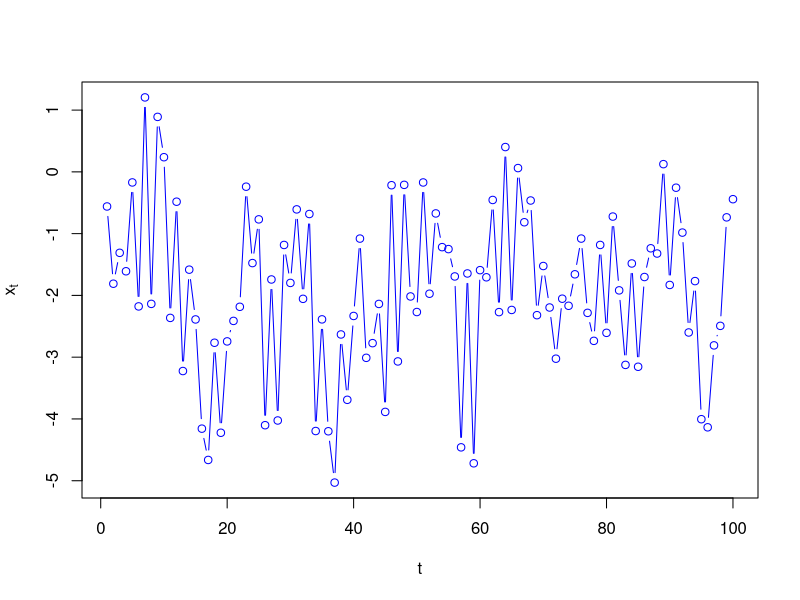
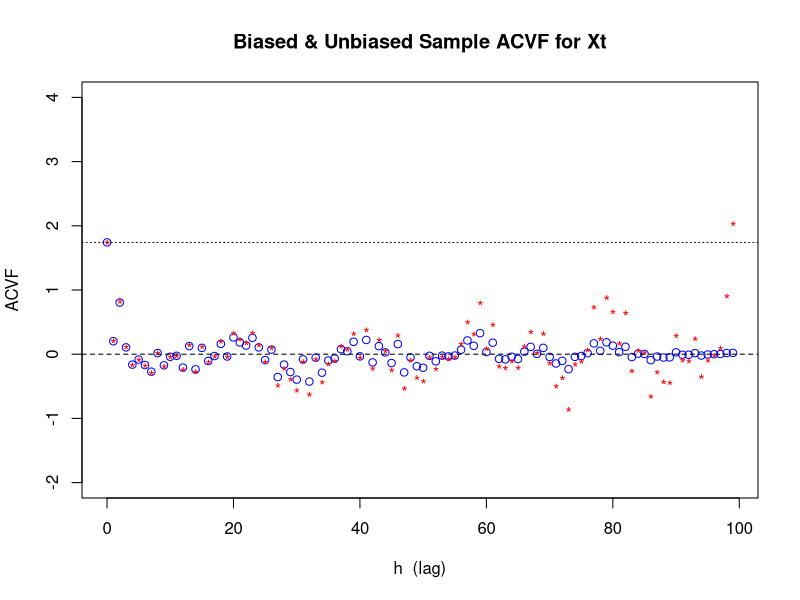
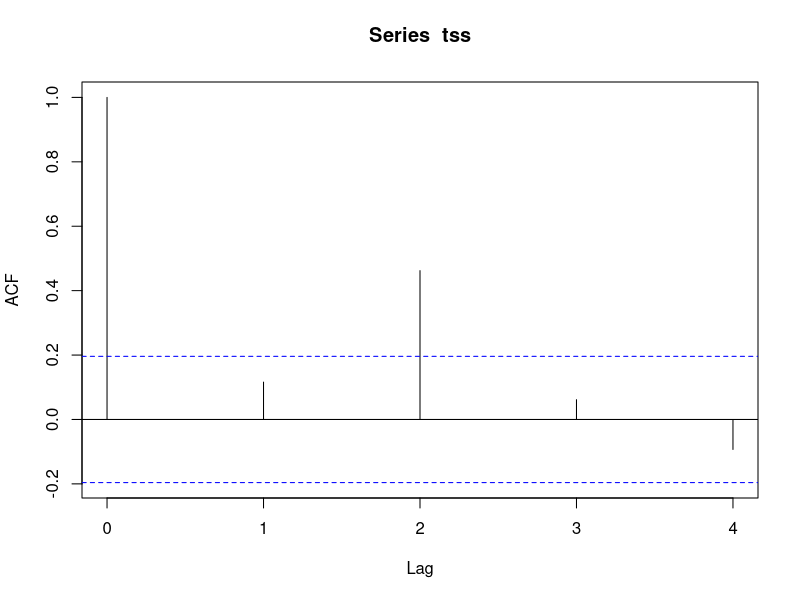
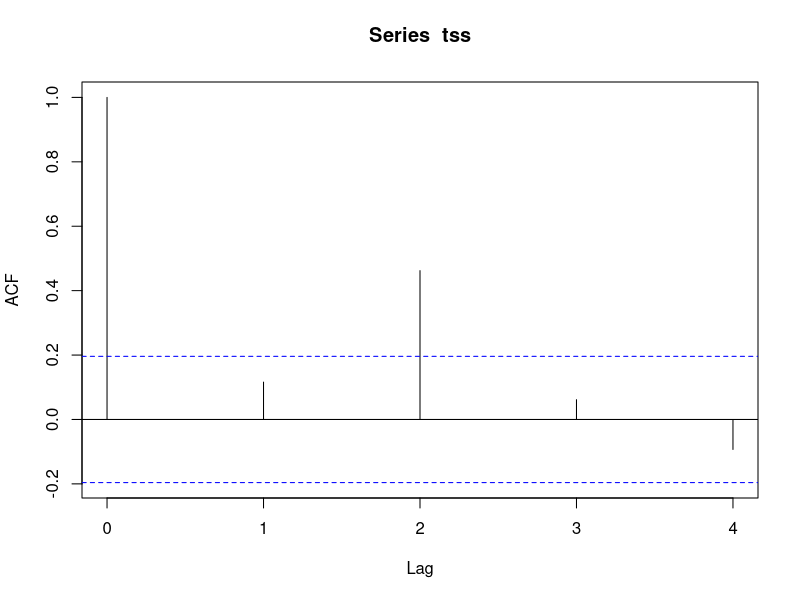
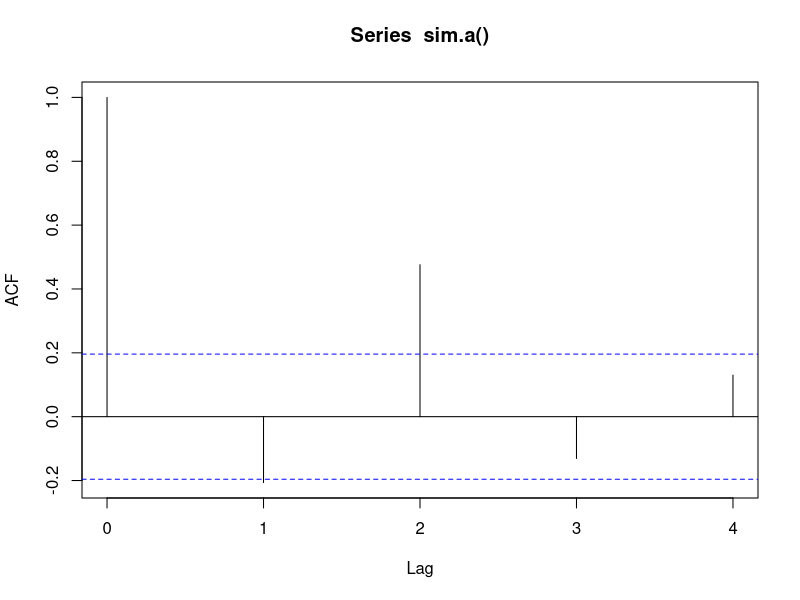
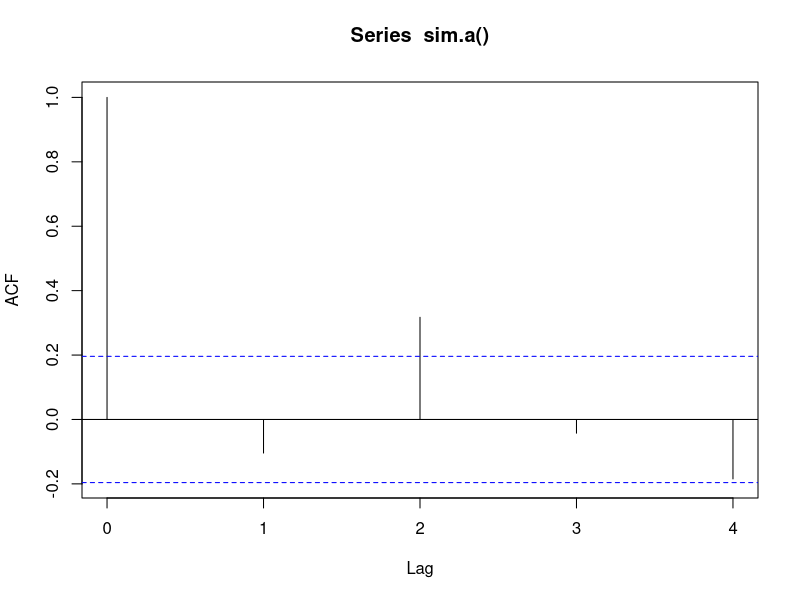
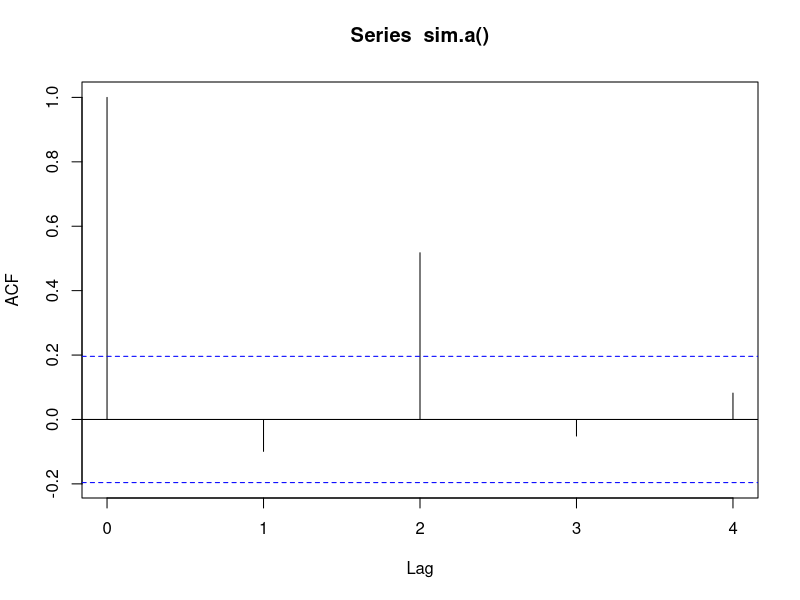
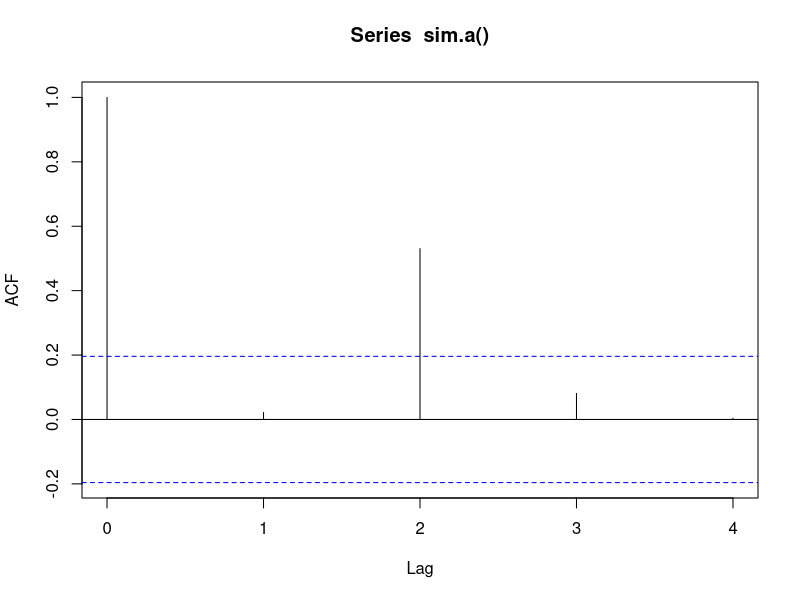

R code for these plots, in order:
## ---- chunk 1
knitr::opts_chunk$set(echo = TRUE)
## ---- chunk 2
sim.a <- function(n=100,a=-2,b=1,c=pi/4)
{
  Zt <- rnorm(n+2)
  a + b*Zt[3:(n+2)] + c*Zt[1:n]
}

sim.b <- function(n=100,a=-3,b=1,c=pi/4)
{
  Zt <- rnorm(n+2,sd=4)
  a + b*Zt[3:(n+2)] + c*Zt[1:n]
}

set.seed(42)
tss <- sim.a()
plot(tss,col="blue",xlab="t",typ="b", ylab=expression(x[t]))


plot.ACVFbiasedVSunbiased <- function(ts, main=NULL,ylims=c(-2,4))
{
    n <- length(ts)
    xs <- 0:(n-1)
    ys <- acf(ts, lag.max=n-1, type="covariance", plot=FALSE)$acf
    plot(xs,ys,typ="p",xlab="h  (lag)",ylab="ACVF",ylim=ylims,col="blue",main=main)
    points(xs,ys*n/(n-(0:(n-1))),pch="*",col="red")
    abline(h=0,lty="dashed")
    abline(h=max(ys),lty="dotted")
}

### overhead VI-11

plot.ACVFbiasedVSunbiased(tss,"Biased & Unbiased Sample ACVF for Xt")

## ---- chunk 3

acf.xt.ts <- acf(tss, lag.max=4, plot=TRUE)$acf


## ---- chunk 4

dup.row<-function(x,n){
   matrix(rep(x,each=n),nrow=n)
}
dup.col <-function(x,n){
   matrix(rep(x,each=n), ncol=n, byrow=TRUE)
}

## ---- chunk 5

#create matrix from vectors
M <- cbind(tss)
#cov(M)



k <- ncol(M) #number of variables
n <- nrow(M) #number of subjects
 
#create means for each column
M_mean <- matrix(data=1, nrow=n) %*% cbind(mean(tss)) 
 
#creates a difference matrix
D <- M - M_mean
 
#creates the covariance matrix
C <- (n-1)^-1* t(D) %*% D
## ---- chunk 6

#create matrix from vectors
as.vector(acf(tss, lag.max=4, plot=TRUE)$acf[2:5])

acf.tss.1 <- as.vector(acf(sim.a(), lag.max=4, plot=TRUE)$acf[2:5])
acf.tss.2 <- as.vector(acf(sim.a(), lag.max=4, plot=TRUE)$acf[2:5])
acf.tss.3 <- as.vector(acf(sim.a(), lag.max=4, plot=TRUE)$acf[2:5])
acf.tss.4 <- as.vector(acf(sim.a(), lag.max=4, plot=TRUE)$acf[2:5])

acf.tss.mat <- as.matrix(rbind(acf.tss.1,acf.tss.2,acf.tss.3,acf.tss.4))


df <- data.frame()

for (k in 1:1000){
  
  row_i <-  as.vector(acf(sim.a(), lag.max=4, plot=FALSE)$acf[2:5])
  df <- rbind(df,row_i)
}

acf.tss.mat.1000 <- as.matrix(df)
colnames(acf.tss.mat.1000) <- c('rho_1','rho_2','rho_3', 'rho_4')

df_corr <- data.frame()

for (i in 1:4){
 b <- c()

 for (j in 1:4)
 {
   b <- c(b, cor(acf.tss.mat.1000[,i],acf.tss.mat.1000[,j]))  
 }
 df_corr <- rbind(df_corr,b)
}

df_cov <- data.frame()

for (i in 1:4){
 b <- c()

 for (j in 1:4)
 {
   b <- c(b, cov(acf.tss.mat.1000[,i],acf.tss.mat.1000[,j]))  
 }
 df_cov <- rbind(df_cov,b)
}
 colnames(df_corr) <-  c('cor_1','cor_2','cor_3', 'cor_4')
 colnames(df_cov) <-  c('cov_1','cov_2','cov_3', 'cov_4')

## ---- chunk 7

#knitr::kable(colMeans(acf.tss.mat.1000))

## ---- chunk 8

knitr::kable(df_corr)

## ---- chunk 9

knitr::kable(df_cov)

## ---- chunk 10

#create matrix from vectors
set.seed(42)
df2 <- data.frame()

for (k in 1:1000){
  
  row_i <-  as.vector(acf(sim.b(), lag.max=4, plot=FALSE)$acf[2:5])
  df2<- rbind(df2,row_i)
}

acf.tss.mat.1000.v2 <- as.matrix(df2)
colnames(acf.tss.mat.1000.v2) <- c('rho_1_2','rho_2_2','rho_3_2', 'rho_4_2')

df_corr_2 <- data.frame()

for (i in 1:4){
 b <- c()

 for (j in 1:4)
 {
   b <- c(b, cor(acf.tss.mat.1000.v2[,i],acf.tss.mat.1000.v2[,j]))  
 }
 df_corr_2 <- rbind(df_corr_2,b)
}

df_cov_2 <- data.frame()

for (i in 1:4){
 b <- c()

 for (j in 1:4)
 {
   b <- c(b, cov(acf.tss.mat.1000.v2[,i],acf.tss.mat.1000.v2[,j]))  
 }
 df_cov_2 <- rbind(df_cov_2,b)
}
 colnames(df_corr_2) <-  c('cor_1','cor_2','cor_3', 'cor_4')
 colnames(df_cov_2) <-  c('cov_1','cov_2','cov_3', 'cov_4')

## ---- chunk 11

knitr::kable(df_cov_2)

